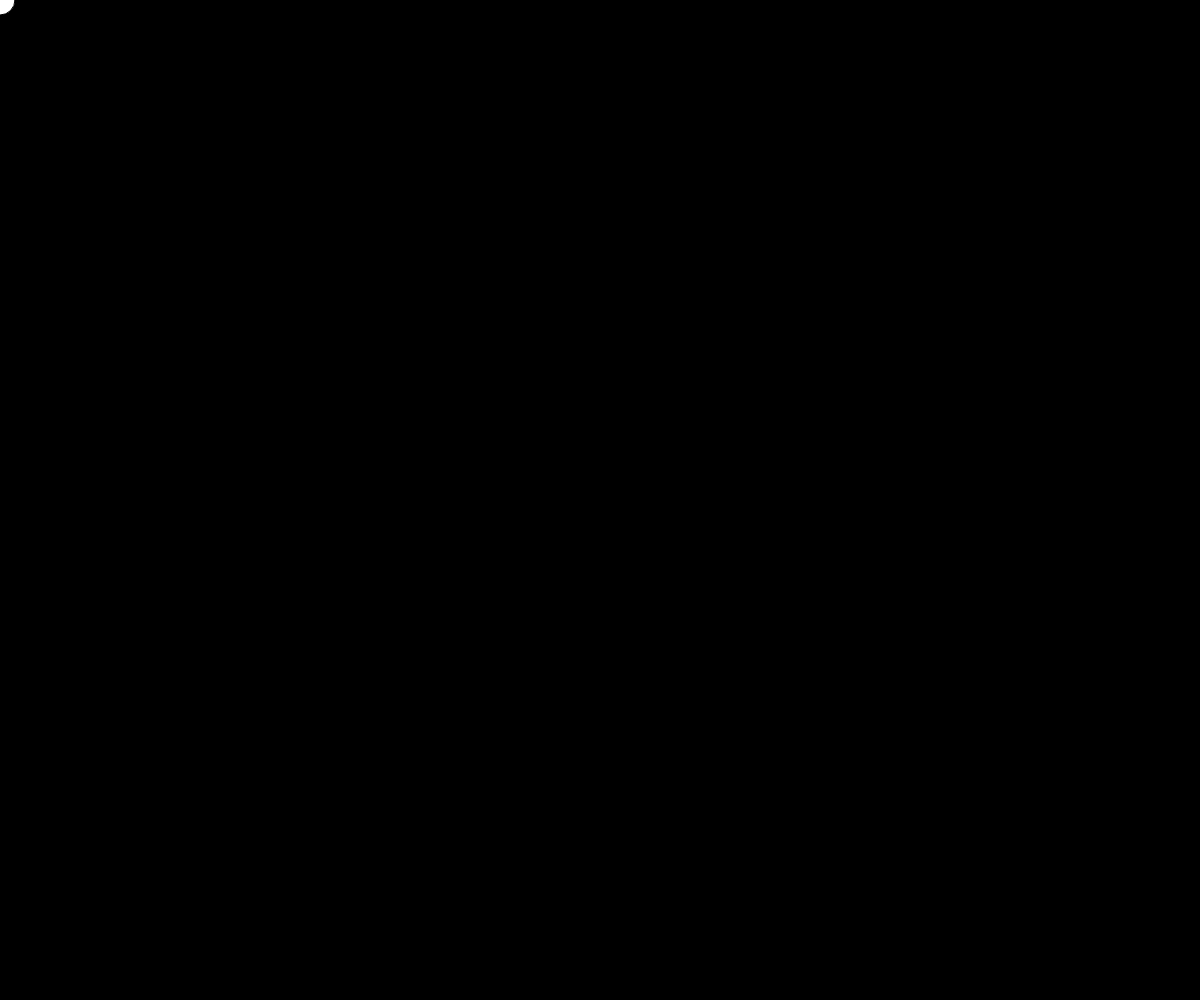
Frame 1 (no input)
Frame 60 (no input): identical to frame 1, image omitted
Frame 120 (the mouse pressed at the canvas centre since frame 60): identical to frame 1, image omitted

The p5.js sketch that drew this single still picture (run headless with seeded random() and noise() and a simulated clock; from frame 60 on, the mouse is pressed at the canvas centre):

// p5.js sketch
// ── sketch.js
// Project Title
// Your Name
// Date
//
// Extra for Experts:
// - describe what you did to take this project "above and beyond"

let row = 0;
let column = 0;
let correctWord = "sammy";
let spotArray = [[["a"], ["b"], ["c"], ["d"], ["e"]],[["a"], ["b"], ["c"], ["d"], ["e"]], [["a"], ["b"], ["c"], ["d"], ["e"]],[["a"], ["b"], ["c"], ["d"], ["e"]],[["a"], ["b"], ["c"], ["d"], ["e"]],[["a"], ["b"], ["c"], ["d"], ["e"]]];

function setup() {
  createCanvas(windowWidth, windowHeight);
}

function draw(){
  background(0);
  // for (let y = 0; y<spotArray.length; y++ ){
  //   for (let x = 0; x<spotArray[y].length; x++){
  //     circle(x*width/5 + width/10, y*height/5, 20);
  //   }
  // }
  circle(column*width/5, row*height/5, 30);
  text(spotArray[row][column].letter, column*width/5, row*height/5);
}

function keyPressed(event){
  
  if (event.key === "Backspace"){
    column --;
    if (column < 0 && row > 0){
      row --;
      column = 4;
    }
    else if (row === 0){
      column = 0;
    }
  }
  else{
    column ++;
    if (column > 4){
      row ++;
      column= 0;
    }
  }
  spotArray[row][column] = spawnKey(event);
}

function spawnKey(event){
  if (event.key === correctWord[column-1]){
    letterStatus = "green";
    console.log("yay");
  }
  else if (correctWord.includes(event.key)){
    console.log("kinda");
  }
  letterBox = {
    letter: event.key,
    theStatus: "unknown",
  };
  return letterBox;
}
